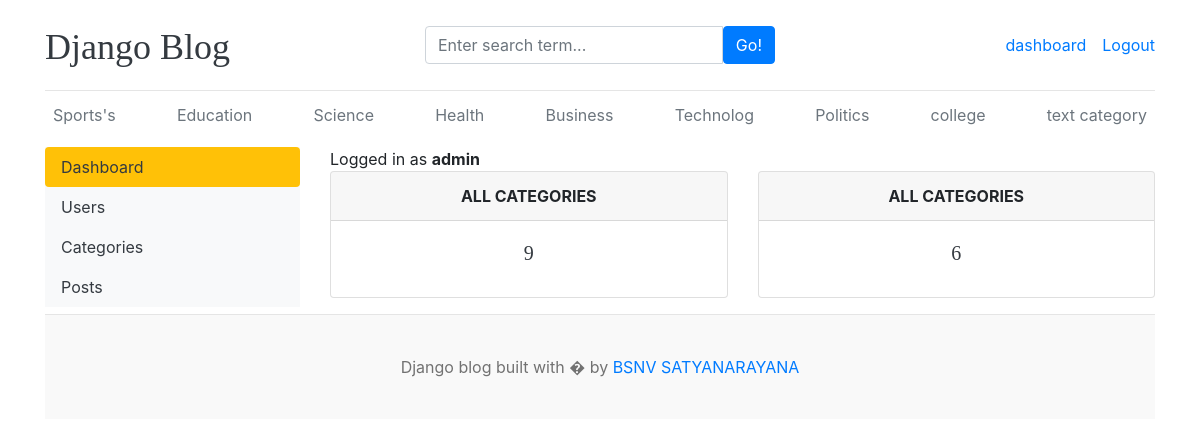
/dashboard/ (signed in), run on an earlier commit of the app's database.
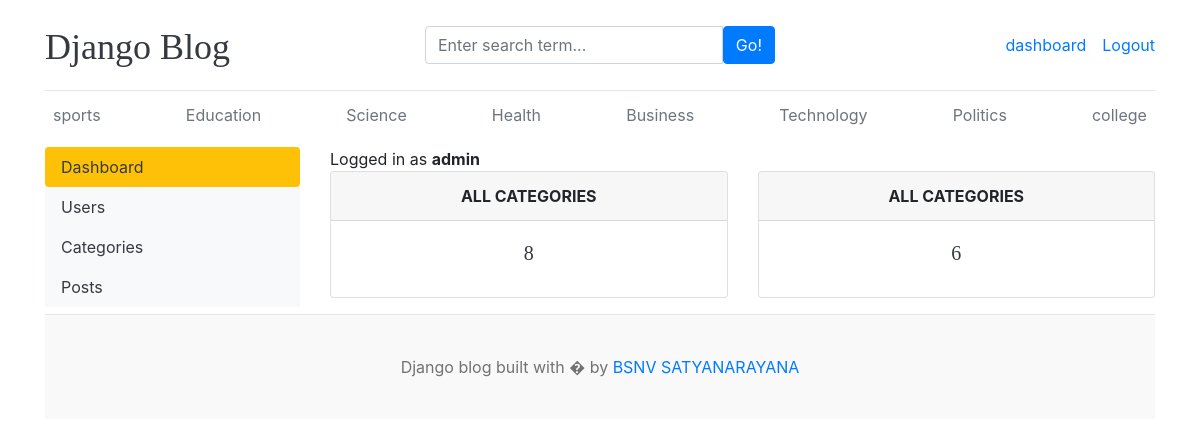
And on a later commit of the database.
### blog/models.py (models this page shows, shortened)
class Category(models.Model):
    category_name=models.CharField(max_length=50,unique=True)
    created_at=models.DateTimeField(auto_now_add=True)
    updated_at=models.DateTimeField(auto_now=True)
    class Meta:
        verbose_name_plural='categories'

### dashboards/views.py (the view)
# urls.py: path('',views.dashboard,name='dashboard'),
@login_required(login_url='login')
def dashboard(request):
    category_count=Category.objects.all().count()
    blogs_count=Blog.objects.all().count()
    context={
        'category_count':category_count,
        'blogs_count':blogs_count,
    }
    return render(request,'dashboard/dashboard.html',context)

### blog/context_processors.py (called while the page is built)
def get_categories(request):
    categories=Category.objects.all()
    return dict(categories=categories)

def get_social_links(request):
    social_links=SocialLink.objects.all()
    return dict(social_links=social_links)

### templates/dashboard/dashboard.html
{% extends 'base.html' %}
{% block content %}
  <div class="row">
    {% include 'dashboard/sidebar.html' %}
    <div class="col-md-9">
      <span>Logged in as <b>{{user}}</b> </span>
      <div class="row">
        <div class="col">
          <div class="card border-default mb-3">
            <div class="card-header text-center text-uppercase font-weight-bold">All Categories</div>
            <div class="card-body text-dark">
              <h5 class="card-title text-center">{{category_count}}</h5>
            </div>
          </div>
        </div>
        <div class="col">
          <div class="card border-default mb-3">
            <div class="card-header text-center text-uppercase font-weight-bold">All Categories</div>
            <div class="card-body text-dark">
              <h5 class="card-title text-center">{{blogs_count}}</h5>
            </div>
          </div>
        </div>
      </div>
    </div>
  </div>
{% endblock %}

### templates/base.html (shortened to what this page needs)
{% load static %}
<!DOCTYPE html>
<html lang="en">
<head>
    <link href="https://getbootstrap.com/docs/4.0/dist/css/bootstrap.min.css" rel="stylesheet">
    <link href="{% static 'css/blog.css' %}" rel="stylesheet">
    <link rel="stylesheet" href="https://cdnjs.cloudflare.com/ajax/libs/font-awesome/4.7.0/css/font-awesome.min.css">
  </head>
<body>
    <div class="container">
      <header class="blog-header py-3">
        <div class="row flex-nowrap justify-content-between align-items-center">
          <div class="col-4 pt-1">
            <a class="blog-header-logo text-dark" href="/">Django Blog</a>
          </div>
          <div class="col-4">
             <form action="{% url 'search' %}" method="GET">
              <div class="input-group">
                <input class="form-control" type="text" name="keyword" value="{{keyword}}" placeholder="Enter search term..." aria-label="Enter search term..." aria-describedby="button-search" />
                <button type="submit" class="btn btn-primary" id="button-search" type="button">Go!</button>
            </div>
             </form>
          </div>
          <div class="col-4 d-flex justify-content-end align-items-center">
            {% if not user.is_authenticated %}
            <a class="btn btn-sm btn-warning" href="{% url 'login' %}">Login</a> &nbsp;
            <a class="btn btn-sm btn-outline-secondary" href="{% url 'register' %}">Register</a>
          </div>
            {% else %}
            <span><a href="{% url 'dashboard' %}">dashboard</a></span>
            <span><a href="{% url 'logout' %}">Logout</a></span>
            {% endif %}
        </div>
      </header>
      <div class="nav-scroller py-1 mb-2">
        <nav class="nav d-flex justify-content-between">
          {% for cat in categories %}
          <a class="p-2 text-muted" href="{% url 'posts_by_category' cat.id %}">{{cat.category_name}}</a>
          {% endfor %}
        </nav>
      </div>
{% block content %}
{% endblock  %}
<footer class="blog-footer">
    <p>Django blog built with � by <a href="#">BSNV SATYANARAYANA</a></p>
  </footer>
  </body>
  </html>

What changed in the data, as far as the page shows it:
removed Category: category_name "text category"
changed Category: category_name "Sports's" → "sports"
changed Category: category_name "Technolog" → "Technology"
Also different on the page:
{{ category_count }}: "9" → "8"
